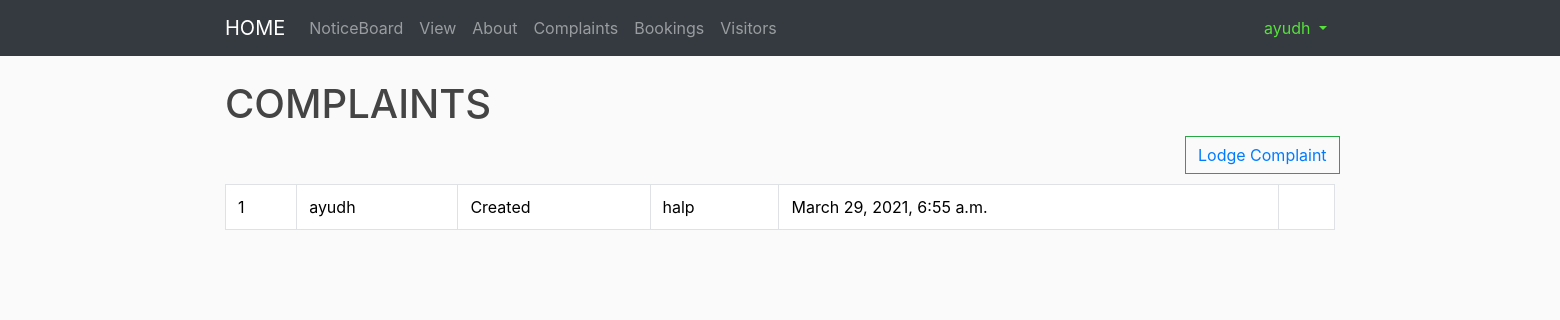
Page /complaints-list/ (signed in) on the committed database.
### complaints/models.py (models this page shows, shortened)
class Complaints(models.Model) :
	CREATED = 'CRE'
	IN_PROGRESS = 'PRG'
	COMPLETED = 'CMP'
	status_choices = [
		(CREATED, 'Created'),
		(IN_PROGRESS, 'In Progress'),
		(COMPLETED, 'Completed')
	]
	complaint_id = models.AutoField(primary_key = True)
	user_id = models.ForeignKey(Resident,on_delete = models.CASCADE)
	status = models.CharField(max_length = 3,choices = status_choices, default = CREATED)
	content = models.TextField(max_length = 200)
	date = models.DateTimeField(auto_now_add = True)
	comments = models.TextField(max_length = 200)

### accounts/models.py (models this page shows, shortened)
class Resident(models.Model):
    age = models.IntegerField(blank=True,null=True)
    phone = PhoneNumberField(blank=True, help_text='Contact phone number')
    gender = models.CharField(max_length = 1,blank=True,choices = gender_choices)
    user = models.OneToOneField(User, primary_key=True,on_delete=models.CASCADE)
    image = models.ImageField(default='def_M.jpg', upload_to = 'profile_pics')
    def __str__(self):
    	return self.user.username

### complaints/views.py (the view)
# urls.py: path('complaints-list/', views.complaints_display_view.as_view(), name='complaints_display'),
class complaints_display_view(generic.ListView) :
	model = Complaints
	template_name = 'complaints/complaints_display.html'
	context_object_name = 'complaints_list'
	def get_queryset(self) :
		user_id = self.request.user.id
		return Complaints.objects.filter(user_id__exact = user_id)
	def get_context_data(self, **kwargs):
	    context = super().get_context_data(**kwargs)
	    context['user_id'] = self.request.user.id
	    resident = Resident.objects.get(user_id__exact = self.request.user.id)
	    context['image_url'] = resident.image.url
	    return context

### complaints/templates/complaints/complaints_display.html (shortened to what this page needs)
{% extends 'base.html' %}
{% load static %}
{% block content %}
<!DOCTYPE html>
<html>
  <head>
  	<link rel="stylesheet" href="{% static 'table.css' %}">
  </head>
  <body>
    <h1>COMPLAINTS</h1>
    <div  id = "lodge_complaint_button">
       <button class="btn btn-outline-success my-2 my-sm-0"><a href="{% url 'complaints:lodge_complaint' user_id %}">Lodge Complaint</a>
       </button>
    </div>
    <table class = 'table table-bordered table-hover' style="width:100%">
      {% for complaint in complaints_list %}
      <tr>
         <td>{{ complaint.complaint_id }}</td>
         <td>{{ complaint.user_id }}</td>
         <td>{{ complaint.get_status_display }}</td>
         <td>{{ complaint.content }}</td>
         <td>{{ complaint.date }}</td>
         <td>{{ complaint.comments }}</td>
      </tr>
      {% endfor %}
    </table>
  </body>
</html>
{% endblock %}

### templates/base.html (shortened to what this page needs)
{% load static %}
<html>
<head>
	<link rel="stylesheet" href="https://stackpath.bootstrapcdn.com/bootstrap/4.4.1/css/bootstrap.min.css">
	<link rel="stylesheet" type="text/css" href="{% static 'main.css' %}">
</head>
<body>
<nav class="navbar navbar-expand-lg navbar-dark bg-dark">
	<div class="container">
	  <a class="navbar-brand" href="{% url 'home' %}">HOME</a>
	  <div class="collapse navbar-collapse" id="navbarSupportedContent">
	    <ul class="navbar-nav mr-auto">
				{% if user.is_authenticated %}
						{% if user.is_superuser%}
						 	<a class="nav-item nav-link" href="{% url 'home' %}">NoticeBoard</a>
							<a class="nav-link nav-link" href="">Leave Requests</a>
							<a class="nav-item nav-link" href="{% url 'home'%}">Complaints</a>
							<li class="nav-item dropdown">
							 <a class="nav-link dropdown-toggle" href="#" id="navbarDropdown" role="button" data-toggle="dropdown" aria-haspopup="true" aria-expanded="false">
								 Add User
							 </a>
							 <div class="dropdown-menu" aria-labelledby="navbarDropdown">
								 <a class="dropdown-item" href="{% url 'accounts:signup_resident' %}">Resident</a>
								 <div class="dropdown-divider"></div>
								 <a class="dropdown-item" href="{% url 'accounts:signup_watchmen' %}">Watchmen</a>
							 </div>
						 	</li>
           				{% else %}
					 		 <a class="nav-item nav-link" href="{% url 'home' %}">NoticeBoard</a>
							 <a class="nav-item nav-link" href="{% url 'buildings:main_view'%}">View</a>
					 {% endif %}
				{% else %}
					<a class="nav-item nav-link" href="{% url 'home' %}">NOTICE BOARD</a>
			 {% endif %}
			 <a class="nav-item nav-link" href="{% url 'about' %}">About</a>
			 <a class="nav-item nav-link" href="{% url 'complaints:complaints_display' %}">Complaints</a>
			 <a class="nav-item nav-link" href="{% url 'bookings:bookings_display' %}">Bookings</a>
			 <a class="nav-item nav-link" href="{% url 'visitors:visitors_display' %}">Visitors</a>
	    </ul>
			<div class="form-inline my-2 my-lg-0">
					<!-- {% load notifications_tags %}
					<script src="{% static 'notifications/notify.js' %}" type="text/javascript"></script>
					{% register_notify_callbacks callbacks='fill_notification_list,fill_notification_badge' %}
					<li class="dropdown">
					    <a href="#" class="dropdown-toggle" data-toggle="dropdown"><img src = "/static/bell.png" id = "bell">
					    	<div id = "badge">
					         {% live_notify_badge %}
					        </div>
					        <span class="glyphicon glyphicon-user pull-right">
					        </span>
					    </a>
	                <ul class="dropdown-menu" id="notice-link">
	                  <a href="{% url 'notifications:unread' %}">
	                    {% live_notify_list %}
	                  </a>
	                </ul>
					</li> -->
					{% if not user.is_authenticated %}
							<a href="{% url 'accounts:login_user' %}">
									<button class="btn btn-outline-success my-2 my-sm-0" type="button">Log In</button>
							</a>
							<!-- <a href="{% url 'accounts:signup_resident' %}">
									<button class="btn btn-outline-success my-2 my-sm-0 ml-2" type="button" >
											Sign Up
									</button>
							</a> -->
					{% else %}
					<div class="navbar-nav">
							{% if user.is_superuser %}
											<a class="nav-item nav-link" href="#" style="color: #ffffff">{{ user.username }}</a>
											<a href="{% url 'accounts:logout_user' %}">
													<button class="btn btn-outline-success my-2 my-sm-0" type="button">Logout</button>
											</a>
							{% else %}
							<li class="nav-item dropdown">
							 <a class="nav-link dropdown-toggle" href="#" id="navbarDropdown" style="color: #56e13b"role="button" data-toggle="dropdown" aria-haspopup="true" aria-expanded="false">
								 {{ user.username }}
							 </a>
						 	</li>
							{% endif %}
					</div>
					{% endif %}
			</div>
		</div>
	</div>
</nav>
		<div class="container">
            <br>
            {% block content %}
            {% endblock content %}
         </div>
</body>
</html>

### assets/main.css (style rules this page uses)
body { background: #fafafa; color: #333333; margin-top: 0rem; }
h1, h2, h3, h4, h5, h6 { color: #444444; }
ul { margin: 0; }
.bg-dark { background-color: #2d2e2f;!important; }
.btn { border-radius: 0; }

### assets/table.css (style rules this page uses)
tr { color : #000000; background-color: #FFFFFF; }
#lodge_complaint_button { position: relative; left: 960px; padding-bottom: 10px; }

### rows in the picture
Complaints: complaint_id "1", user_id "ayudh", status "Created", content "halp", date "March 29, 2021, 6:55 a.m."

### other values in the picture
{{ user.username }} "ayudh"
